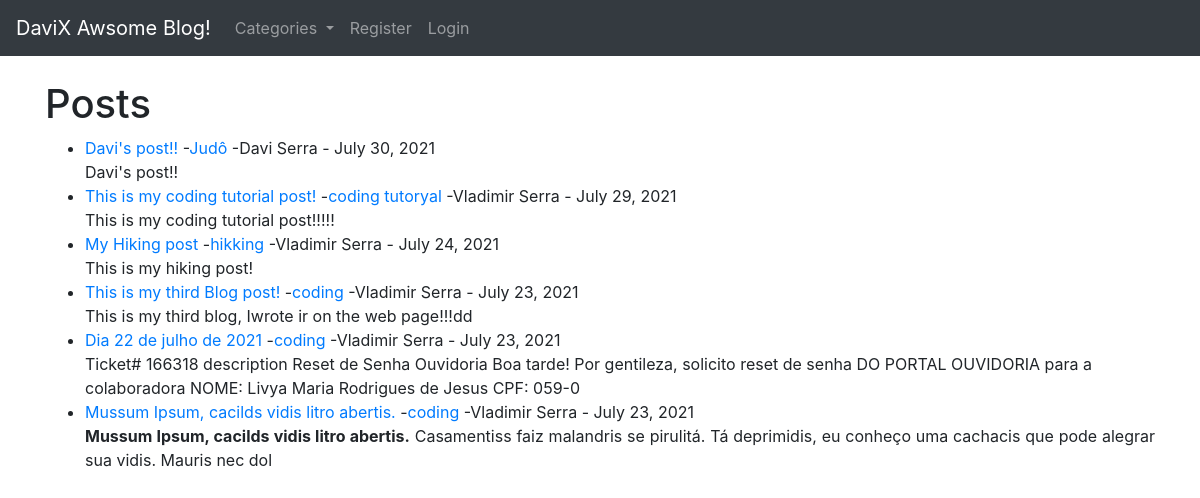
/, run on an earlier commit of the app's database.
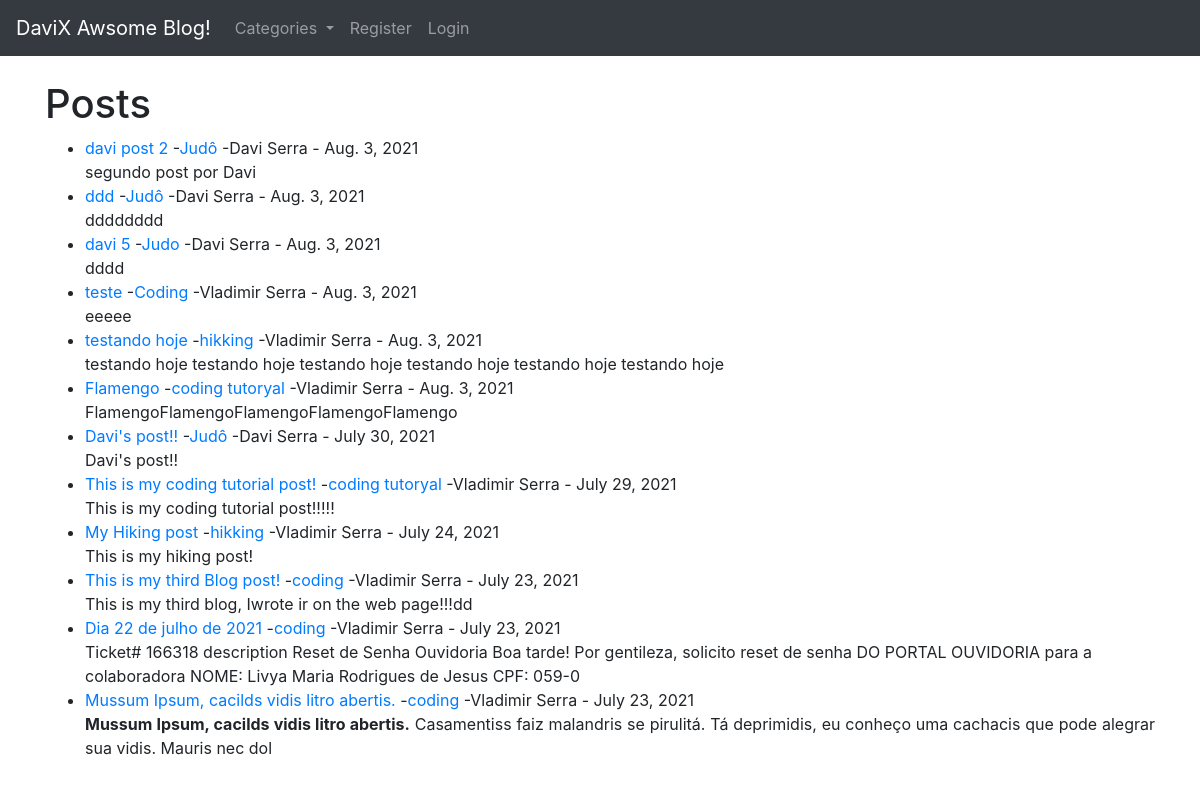
And on a later commit of the database.
### theblog/models.py (models this page shows, shortened)
class Post(models.Model):
    title = models.CharField(max_length=255)
    title_tag = models.CharField(max_length=255)
    author = models.ForeignKey(User, on_delete=models.CASCADE)
    body = models.TextField()
    post_date = models.DateField(auto_now_add=True)
    category = models.CharField(max_length=255, default='coding')
    likes = models.ManyToManyField(User, related_name='blog_post')

### theblog/views.py (the view)
# urls.py: path('', HomeView.as_view(), name="home"),
class HomeView(ListView):
    model = Post
    template_name = 'home.html'
    ordering = ['-post_date']
    def get_context_data(self, *args, **kwargs):
        cat_menu = Category.objects.all()
        context = super(HomeView, self).get_context_data(*args, **kwargs)
        context['cat_menu'] = cat_menu
        return context

### theblog/models.py (called while the page is built)
    def __str__(self):
        return self.name

### theblog/templates/home.html (shortened to what this page needs)
{% extends 'base.html' %}
{% block content %}
<h1>Posts</h1>
<ul>
    {% for post in object_list %}
    <li><a href="{% url 'article-detail' post.pk %}">
            {{ post.title }} </a>
       -<a href="{% url 'category' post.category|slugify %}">{{ post.category}}</a>
       -{{ post.author.first_name }}
        {{ post.author.last_name }} -
            {{post.post_date}} <br/>
        {{ post.body|slice:":200"|safe }}</li>
    {% endfor %}
</ul>
{% endblock %}

### theblog/templates/base.html (shortened to what this page needs)
<!doctype html>
<html lang="en">
<head>
    <link rel="stylesheet" href="https://stackpath.bootstrapcdn.com/bootstrap/4.4.1/css/bootstrap.min.css"
>
</head>
<body>
    <nav class="navbar navbar-expand-lg navbar-dark bg-dark">
        <a class="navbar-brand" href="{% url 'home' %}">DaviX Awsome Blog!</a>
        <div class="collapse navbar-collapse" id="navbarSupportedContent">
            <ul class="navbar-nav mr-auto">
                {% if cat_menu %}
                    <li class="nav-item dropdown">
                        <a class="nav-link dropdown-toggle" href="#" id="navbarDropdown" role="button"
                            data-toggle="dropdown" aria-haspopup="true" aria-expanded="false">
                            Categories
                        </a>
                    </li>
                {% else %}
                    <li class="nav-item">
                        <a class="nav-link" href="{% url 'category-list' %}">Categories</a>
                    </li>
                {% endif %}
                {% if user.is_authenticated %}
                <li class="nav-item">
                    <a class="nav-link" href="{% url 'add_post' %}">Add Post</a>
                </li>
                <li class="nav-item">
                    <a class="nav-link" href="{% url 'add_category' %}">Add Category</a>
                </li>
                <li class="nav-item">
                    <a class="nav-link" href="{% url 'logout' %}">Logout</a>
                </li>
                {% else %}
                <li class="nav-item">
                    <a class="nav-link" href="{% url 'register' %}">Register</a>
                </li>
                <li class="nav-item">
                    <a class="nav-link" href="{% url 'login' %}">Login</a>
                </li>
                {% endif %}
            </ul>
        </div>
    </nav>
    <br />
    <div class="container">
        {% block content %}
        {% endblock %}
    </div>
</body>
</html>

What changed in the data, as far as the page shows it:
added Post: title "davi post 2", category "Judô", author.first_name "Davi", author.last_name "Serra", post_date "Aug. 3, 2021", body "segundo post por Davi"
added Post: title "ddd", category "Judô", author.first_name "Davi", author.last_name "Serra", post_date "Aug. 3, 2021", body "dddddddd"
added Post: title "davi 5", category "Judo", author.first_name "Davi", author.last_name "Serra", post_date "Aug. 3, 2021", body "dddd"
added Post: title "teste", category "Coding", author.first_name "Vladimir", author.last_name "Serra", post_date "Aug. 3, 2021", body "eeeee"
added Post: title "testando hoje", category "hikking", author.first_name "Vladimir", author.last_name "Serra", post_date "Aug. 3, 2021", body "testando hoje testando hoje testando hoje testando hoje testando hoje testando hoje"
added Post: title "Flamengo", category "coding tutoryal", author.first_name "Vladimir", author.last_name "Serra", post_date "Aug. 3, 2021", body "FlamengoFlamengoFlamengoFlamengoFlamengo"
